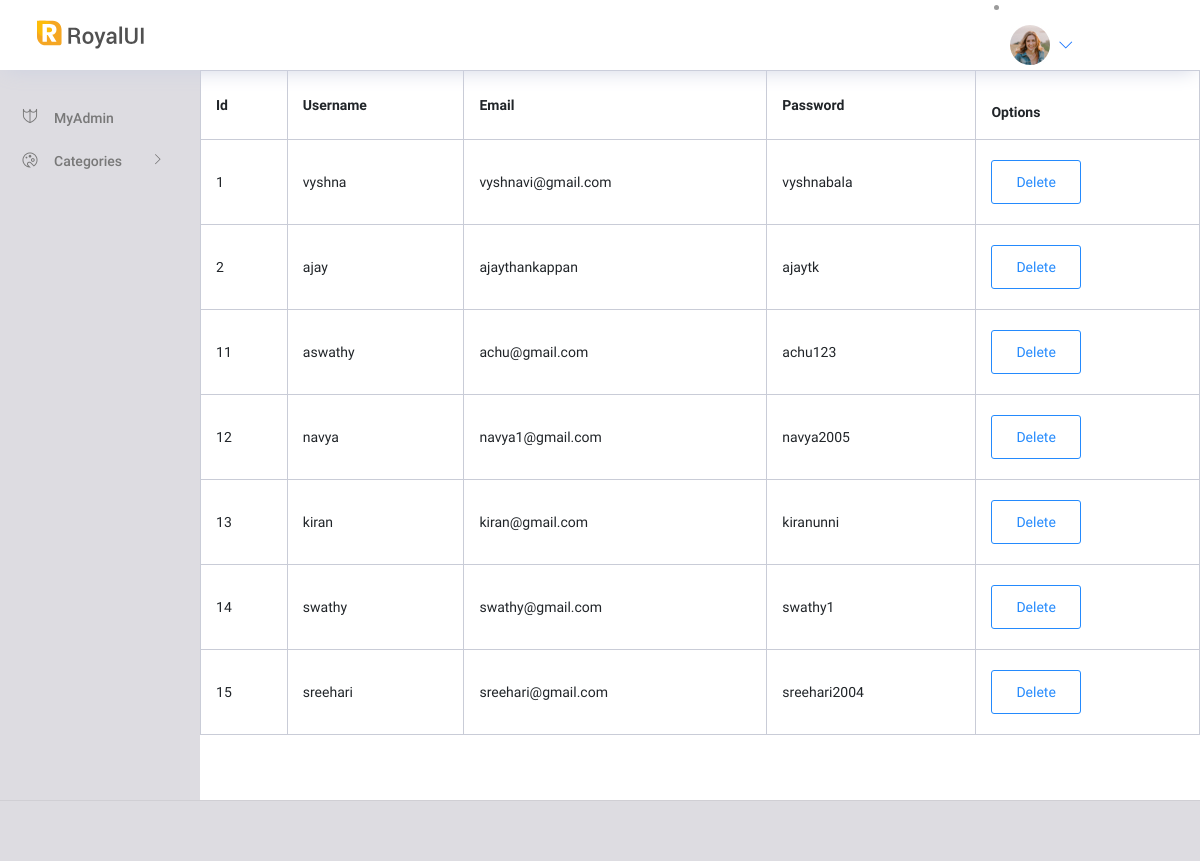
The app's page /adminapp/admin_view_user/ with its own data.
### webapp/models.py (models this page shows)
class Register_db(models.Model):
    Username = models.CharField(max_length=50,null=True,blank=True)
    Email = models.EmailField(max_length=100,null=True,blank=True)
    Password = models.CharField(max_length=50,null=True,blank=True)

### adminapp/views.py (the view)
# urls.py: path('admin_view_user/',views.admin_view_user,name="admin_view_user")
def admin_view_user(request):
    data = Register_db.objects.all()
    return render(request,"admin_view_user.html",{'data':data})

### adminapp/templates/admin_view_user.html (shortened to what this page needs)
<!doctype html>
{% extends 'index.html' %}
{% block content %}
<html lang="en">
<head>
</head>
<body>
<div class="table-responsive pt-10 col-sm-20 col-xl-10">
                    <table class="table table-bordered">
                      <thead>
                        <tr>
                          <th>
                            Id
                          </th>
                          <th>
                           Username
                          </th>
                          <th>
                         Email
                          </th>
                          <th>
                            Password
                          </th>
                            <th><br>
                                Options
                            </th>
                        </tr>
                      </thead>
                      <tbody>
                    {% for d in data %}
                      <tr>
                          <td>{{d.id}}</td>
                        <td>{{d.Username}}</td>
                        <td>{{d.Email}} </td>
                        <td>{{d.Password}}</td>
                        <td>
                                       <a href="#">
                                           <button class="btn btn-outline-primary">Delete</button>
                                       </a>
                             </td>
                      </tr>
                    {% endfor %}
                      </tbody>
                    </table>
                  </div>
</body>
</html>
{% endblock %}

### records on screen
Register_db: id "1", Username "vyshna", Email "vyshnavi@gmail.com", Password "vyshnabala"
Register_db: id "2", Username "ajay", Email "ajaythankappan", Password "ajaytk"
Register_db: id "11", Username "aswathy", Email "achu@gmail.com", Password "achu123"
Register_db: id "12", Username "navya", Email "navya1@gmail.com", Password "navya2005"
Register_db: id "13", Username "kiran", Email "kiran@gmail.com", Password "kiranunni"
Register_db: id "14", Username "swathy", Email "swathy@gmail.com", Password "swathy1"
Register_db: id "15", Username "sreehari", Email "sreehari@gmail.com", Password "sreehari2004"
